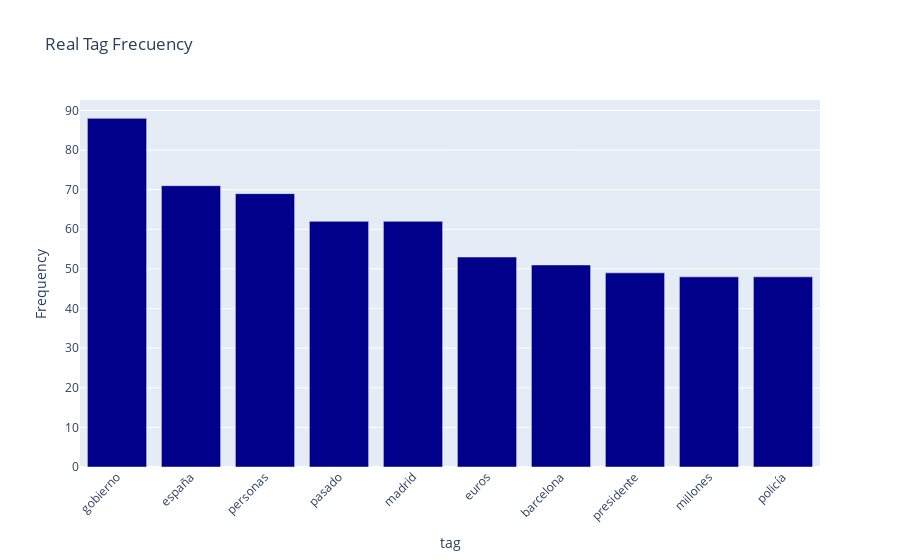

Notebook code for this chart:
### Code cell
fig4 = px.bar(top_10_reals, x=top_10_reals.index, y="count", title="Real Tag Frecuency", labels={"count": "Frequency", "index": "Tag"})
fig4.update_layout(xaxis_tickangle=-45)
fig4.update_traces(marker_color="#00008B")
fig4.show()

### Figure 1 — Plotly figure (JSON) as saved in the notebook; plotly's stock layout.template omitted (floating-point values rounded to 4 significant figures)
{"data": [{"alignmentgroup": "True", "hovertemplate": "tag=%{x}<br>Frequency=%{y}<extra></extra>", "legendgroup": "", "marker": {"color": "#00008B", "pattern": {"shape": ""}}, "name": "", "offsetgroup": "", "orientation": "v", "showlegend": false, "textposition": "auto", "type": "bar", "x": ["gobierno", "españa", "personas", "pasado", "madrid", "euros", "barcelona", "presidente", "millones", "policía"], "xaxis": "x", "y": [88, 71, 69, 62, 62, 53, 51, 49, 48, 48], "yaxis": "y"}], "layout": {"autosize": true, "barmode": "relative", "legend": {"tracegroupgap": 0}, "title": {"text": "Real Tag Frecuency"}, "xaxis": {"anchor": "y", "autorange": true, "domain": [0, 1], "range": [-0.5, 9.5], "tickangle": -45, "title": {"text": "tag"}, "type": "category"}, "yaxis": {"anchor": "x", "autorange": true, "domain": [0, 1], "range": [0, 92.63], "title": {"text": "Frequency"}, "type": "linear"}}}
